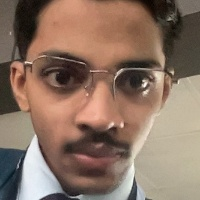
#> input picture faces_cropped/Ammar/0_1.jpg, 200 x 200 px, found by its file name; its folder holds only this picture in this run
$ python train_model.py
#> lines starting #> are read from the running program, lines starting #| are printed output that depends on the picture
import cv2
import numpy as np
import os

# Path to cropped faces
data_dir = "faces_cropped"

# Create LBPH recognizer
recognizer = cv2.face.LBPHFaceRecognizer_create()

faces = []
labels = []
label_dict = {}
current_label = 0

# Loop through each folder (each person)
for person_name in os.listdir(data_dir):
    person_path = os.path.join(data_dir, person_name)
    if not os.path.isdir(person_path):
        continue

    label_dict[current_label] = person_name
    print(f"Processing: {person_name}")

    # Go through all images in the person's folder
    for img_name in os.listdir(person_path):
        img_path = os.path.join(person_path, img_name)
        img = cv2.imread(img_path, cv2.IMREAD_GRAYSCALE)
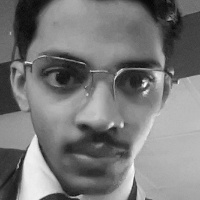
#> img: shape (200, 200); min 3, max 253, mean 121.2

        if img is None:
            continue  # skip unreadable files

        faces.append(img)
        labels.append(current_label)

    current_label += 1

# Train the recognizer
print("\nTraining the model, please wait...")
recognizer.train(faces, np.array(labels))

# Save the trained model
recognizer.save("face_model.yml")

# Save label dictionary
with open("labels.txt", "w") as f:
    for label, name in label_dict.items():
        f.write(f"{label}:{name}\n")

print("\n✅ Training complete!")
print("Model saved as 'face_model.yml'")
print("Labels saved as 'labels.txt'")
